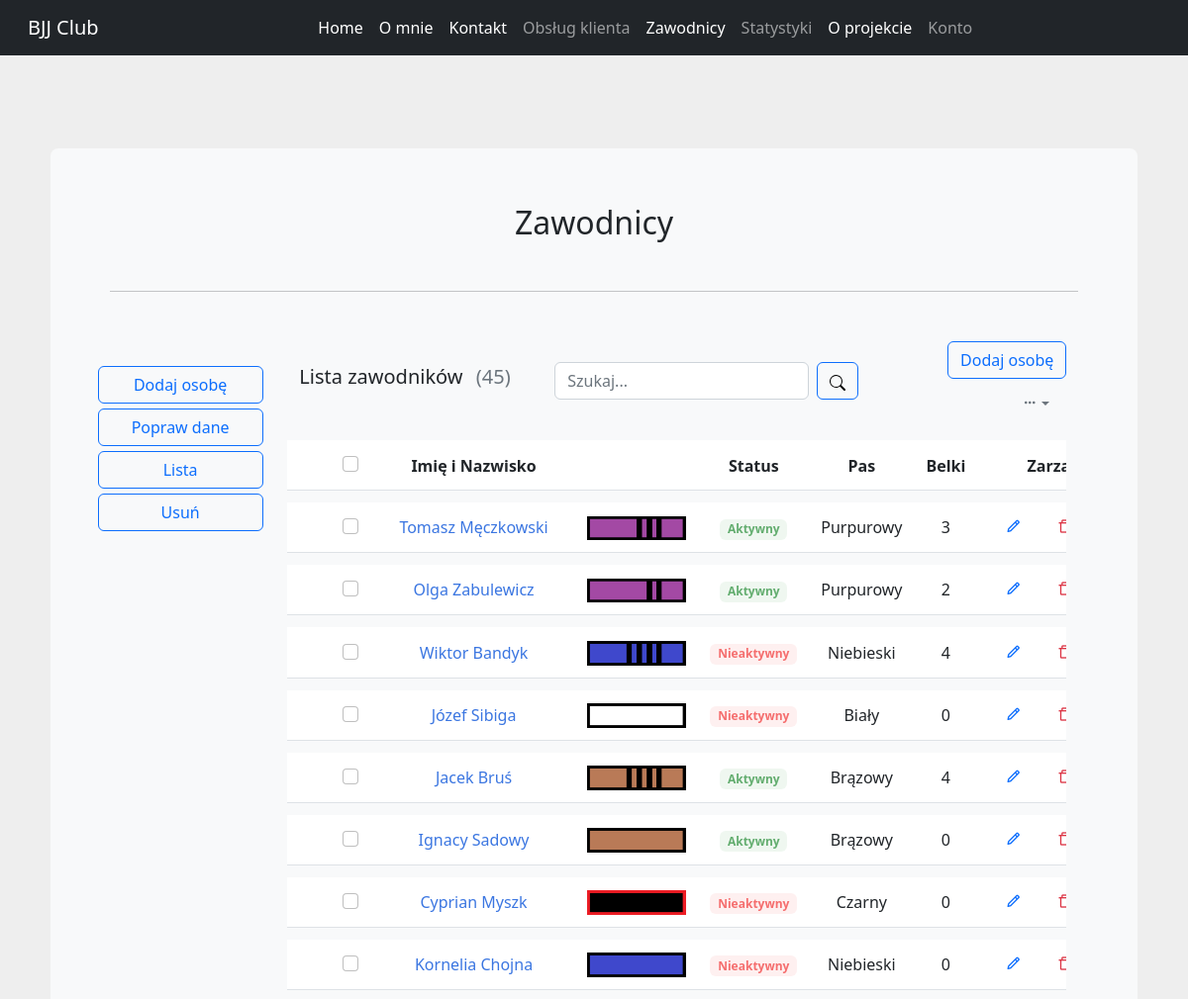
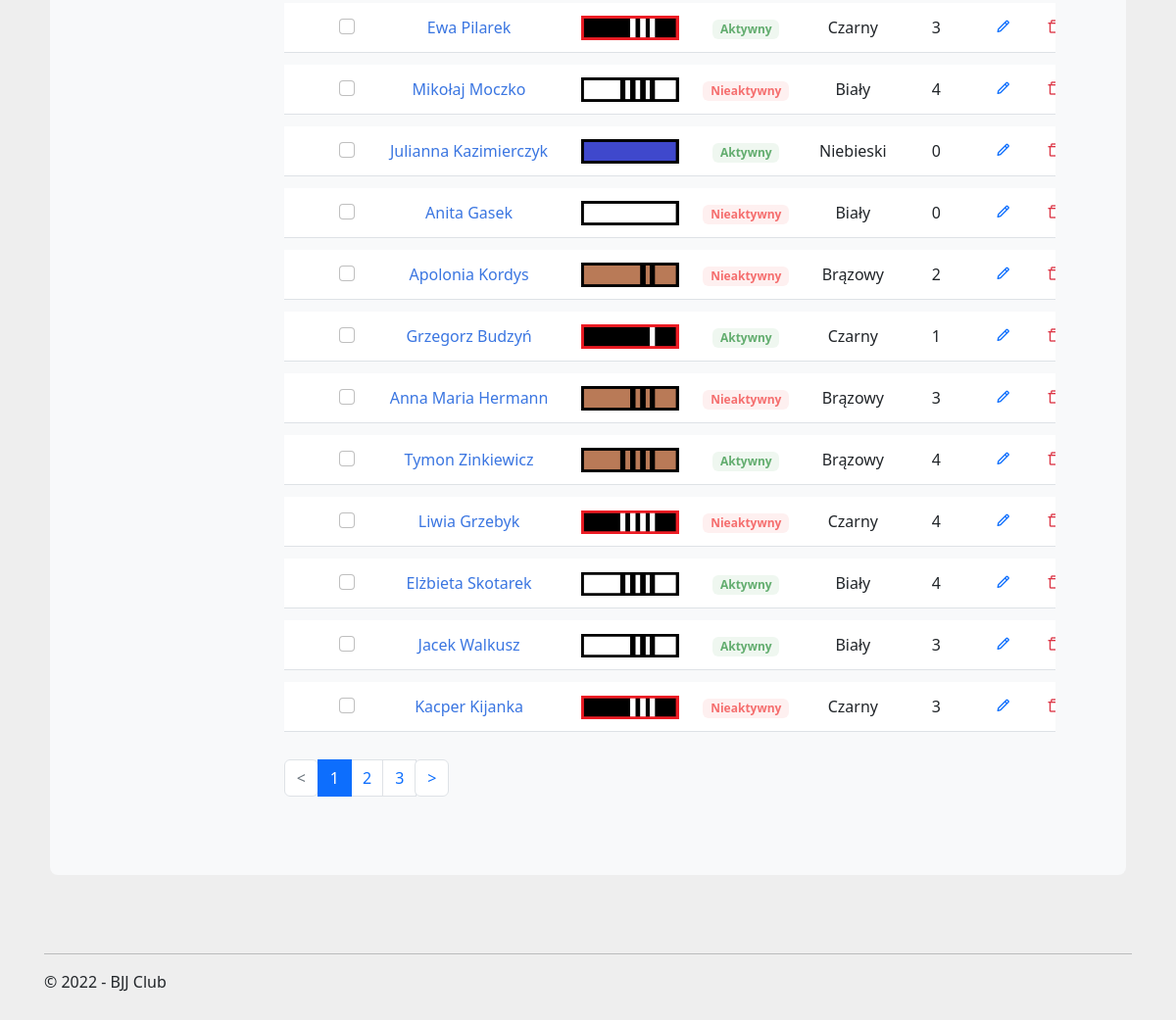
Page /zawodnicy/ on the earlier database version (2 pictures, top to bottom).
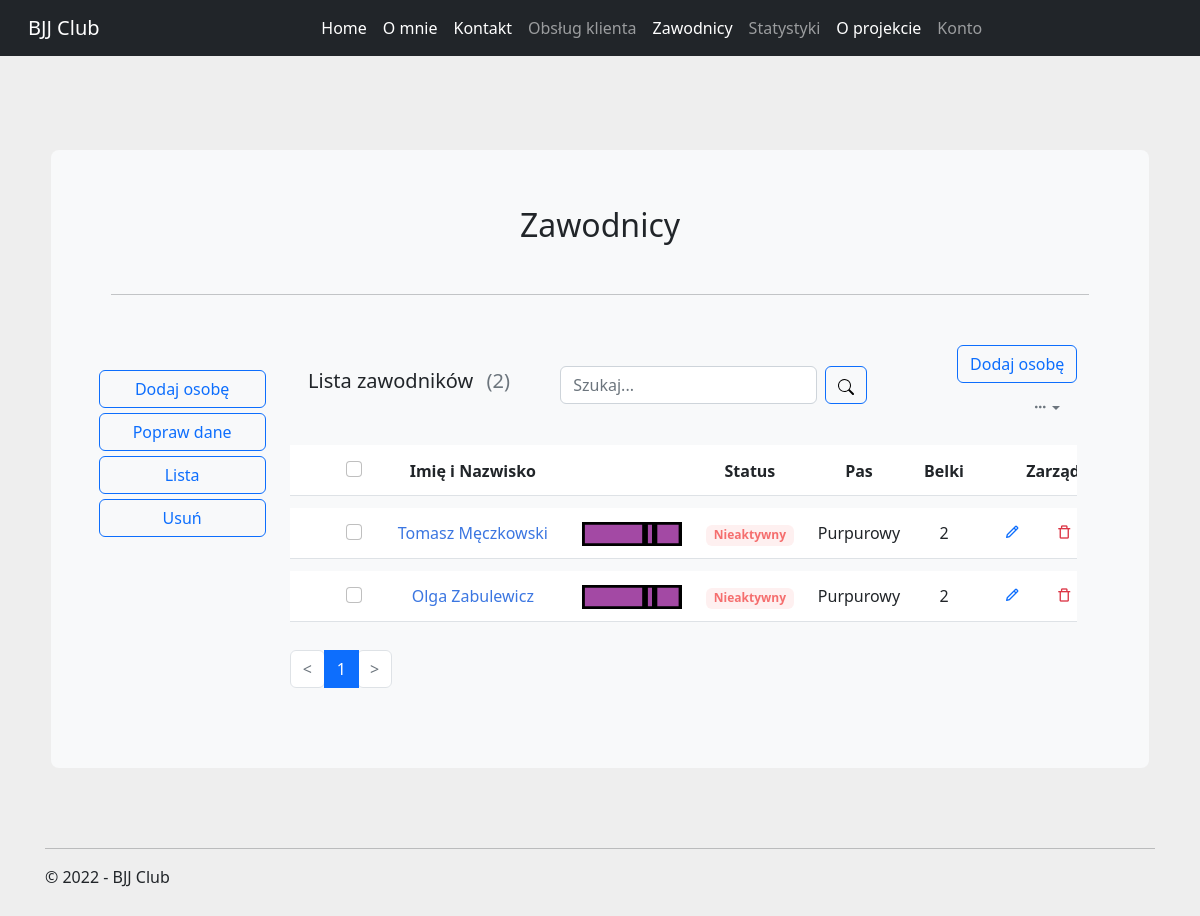
Same page on the later database version.
### players/models.py (models this page shows, shortened)
class Player(models.Model):
    class Belts(models.TextChoices):
        WHITE = "Biały", "Biały"
        BLUE = "Niebieski", "Niebieski"
        PURPLE = "Purpurowy", "Purpurowy"
        BROWN = "Brązowy", "Brązowy"
        BLACK = "Czarny", "Czarny"
    class Stripes(models.TextChoices):
        ZERO = "0", "0"
        ONE = "1", "1"
        TWO = "2", "2"
        THREE = "3", "3"
        FOUR = "4", "4"
    class Gender(models.TextChoices):
        Male = "Mężczyzna", "Mężczyzna"
        Female = "Kobieta", "Kobieta"
    class SubscriptionType(models.TextChoices):
        ONE = "1 Wejście", "1 Wejście"
        FOUR = "4 Wejścia", "4 Wejścia"
        EIGHT = "8 Wejść", "8 Wejść"
        FIFTEEN = "15 Wejść", "15 Wejść"
        OPEN = "OPEN", "OPEN"
        KIDS = "Dzieci i młodzież", "Dzieci i młodzież"
    first_name = models.CharField(max_length=100)
    last_name = models.CharField(max_length=100)
    belt = models.CharField(max_length=30, choices=Belts.choices, default=Belts.WHITE)
    stripe = models.CharField(max_length=1, choices=Stripes.choices, default=Stripes.ZERO)
    gender = models.CharField(max_length=10, choices=Gender.choices, default=Gender.Male, blank=True)
    birth_date = models.DateField(blank=True, null=True)
    first_training = models.DateField(blank=True, null=True)
    last_training = models.DateField(blank=True, null=True)
    created = models.DateTimeField(auto_now_add=True)
    modified = models.DateTimeField(auto_now=True)
    email = models.EmailField(null=True, blank=True)
    active = models.BooleanField(default=False)
    subscription_type = models.CharField(max_length=30, choices=SubscriptionType.choices, default=SubscriptionType.ONE,
                                         blank=True)
    phone_number = models.CharField(max_length=20, blank=True)
    class Meta:
        ordering = ['id']

### players/views.py (the view, shortened to what this page needs)
# urls.py: path("", players, name="players_list"),
def players(request):
    players = Player.objects.all()
    first_names = []
    last_names = []
    for i in players:
        first_names.append(i.first_name)
        last_names.append(i.last_name)
    players = Paginator(players, 20)
    count_players = players.count
    current_page = request.GET.get('page')
    players = players.get_page(current_page)
    context = {"count_players": count_players,
               "players": players,
               }
    return render(request, "players_list.html", context)

### players/templatetags/extras.py (called while the page is built)
@register.simple_tag
def belt_png(belt, stripe):
    belts = {"Biały": 1,
             "Niebieski": 2,
             "Purpurowy": 3,
             "Brązowy": 4,
             "Czarny": 5}
    belt_index = belts[belt]
    result = f"/static/images/belts/{belt_index}.{stripe}.{belt}.png"
    return result

### players/templates/players_list.html (shortened to what this page needs)
{% extends "inner_layout.html" %}
{% block body %}
{% load static %}
<link rel="stylesheet" href="https://cdnjs.cloudflare.com/ajax/libs/boxicons/2.1.0/css/boxicons.min.css" />
<link rel="stylesheet" href="https://cdnjs.cloudflare.com/ajax/libs/MaterialDesign-Webfont/5.3.45/css/materialdesignicons.css" />
<link rel="stylesheet" type="text/css" href="{% static 'css/players/player_list_1.css' %}" />
<link rel="stylesheet" type="text/css" href="{% static 'css/players/player_list_2.css' %}" />
<div class="container">
    <div class="row align-items-center">
        <div class="col-md-4">
            <div class="mb-3">
                <h5 class="card-title">Lista zawodników <span class="text-muted fw-normal ms-2">({{ count_players }})</span></h5>
            </div>
        </div>
        <div class="col-md-5">
            <div class="mb-2">
                <form class="row g-2" method="POST">
                    <div class="col-auto">
                        <input class="form-control" list="datalistOptions" id="searchbar" name="searchbar" placeholder="Szukaj..." aria-label="">
                    </div>
                    <div class="col-auto">
                        <button type="submit" class="btn btn-outline-primary">
                            <img src="{% static 'images/search.svg' %}" alt="">
                        </button>
                    </div>
                </form>
            </div>
        </div>
        <div class="col-md-3">
            <div class="d-flex flex-wrap align-items-center justify-content-end gap-2 mb-2">
                <div>
                    <a href="{% url 'players:players_add' %}" class="btn btn-outline-primary">Dodaj osobę</a>
                </div>
                <div class="dropdown">
                    <a class="btn btn-link text-muted py-1 font-size-16 shadow-none dropdown-toggle" href="#" role="button" data-bs-toggle="dropdown" aria-expanded="false"><i class="bx bx-dots-horizontal-rounded"></i></a>
                </div>
            </div>
        </div>
    </div>
    <div class="row">
        <div class="col-lg-12">
            <div class="">
                <div class="table-responsive">
                    <table class="table project-list-table table-nowrap align-middle table-borderless">
                        <thead>
                            <tr>
                                <th scope="col" class="ps-4" style="width: 50px;">
                                    <div class="form-check font-size-16"><input type="checkbox" class="form-check-input" id="contacusercheck" /><label class="form-check-label" for="contacusercheck"></label></div>
                                </th>
                                <th scope="col">Imię i Nazwisko</th>
                                <th scope="col"></th>
                                <th scope="col">Status</th>
                                <th scope="col">Pas</th>
                                <th scope="col">Belki</th>
                                <th scope="col" style="width: 200px;">Zarządzaj</th>
                            </tr>
                        </thead>
                        <tbody>
                        {% load extras %}
                        {% for player in players %}
                        <tr>
                            <th scope="row" class="ps-4">
                                <div class="form-check font-size-16"><input type="checkbox" class="form-check-input" id="contacusercheck0" /><label class="form-check-label" for="contacusercheck0"></label></div>
                            </th>
                            <td>
                                <a href="{% url 'players:player_profile' player.id %}" class="link_custom">{{player.first_name}}  {{player.last_name}}</a>
                            </td>
                            <td><img src="{% belt_png player.belt player.stripe %}" alt="" style="width: 100px; margin-left: 10px;"/></td>
                            {% if player.active %}
                            <td><span class="badge badge-soft-success mb-0">Aktywny</span></td>
                            {% else %}
                            <td><span class="badge badge-soft-danger mb-0">Nieaktywny</span></td>
                            {% endif %}
                            <td>{{player.belt}}</td>
                            <td>{{player.stripe}}</td>
                            <td>
                                <ul class="list-inline mb-0">
                                    <li class="list-inline-item">
                                        <a href="javascript:void(0);" data-bs-toggle="tooltip" data-bs-placement="top" title="Edit" class="px-2 text-primary"><i class="bx bx-pencil font-size-18"></i></a>
                                    </li>
                                    <li class="list-inline-item">
                                        <a href="javascript:void(0);" data-bs-toggle="tooltip" data-bs-placement="top" title="Delete" class="px-2 text-danger"><i class="bx bx-trash-alt font-size-18"></i></a>
                                    </li>
                                </ul>
                            </td>
                        </tr>
                        {% endfor %}
                        </tbody>
                    </table>
                </div>
            </div>
        </div>
    </div>
    <div class="row g-0 align-items-center pb-4">
        <div class="col-sm-12">
                <nav aria-label="Page navigation">
                    <ul class="pagination mb-sm-0">
                    {% if players.has_previous %}
                        <li class="page-item">
                        <a class="page-link" href="?page={{ players.previous_page_number }}"> < </a>
                        </li>
                    {% else %}
                        <li class="page-item disabled">
                        <a class="page-link" href="#" tabindex="-1" aria-disabled="True"> < </a>
                        </li>
                    {% endif %}
                    {% for i in players.paginator.page_range %}
                    {% if players.number == i %}
                        <li class="page-item active" aria-current="page">
                            <span class="page-link">
                            {{ i }}
                            </span>
                        </li>
                    {% else %}
                        <li class="page-item"><a class="page-link" href="?page={{ i }}">{{ i }}</a></li>
                    {% endif %}
                    {% endfor %}
                    {% if players.has_next %}
                        <li class="page-item">
                        <a class="page-link" href="?page={{ players.next_page_number }}"> > </a>
                        </li>
                    {% else %}
                            <li class="page-item disabled">
                            <a class="page-link" href="#" tabindex="-1" aria-disabled="True"> > </a>
                            </li>
                    {% endif %}
                    </ul>
                </nav>
        </div>
</div>
</div>
{% endblock %}

### players/templates/inner_layout.html
{% extends "layout.html" %}
{% block content %}
{% load static %}
<div class="p-5 mb-4 bg-light rounded-3" style="margin: auto; width: 99%;">
    <div class="container-fluid py-2" style="text-align: center;">
        <h2 style="margin-bottom: 50px;">Zawodnicy</h2>
        <hr style="margin-bottom: 50px;">
        <div class="row">
            <div class="col-sm-2" style="margin-top: 25px;">
                <div class="row" style="margin-bottom: 5px">
                    <a href="{% url 'players:players_add' %}" class="btn btn-outline-primary">Dodaj osobę</a>
                </div>
                <div class="row" style="margin-bottom: 5px">
                    <a href="#" class="btn btn-outline-primary">Popraw dane</a>
                </div>
                <div class="row" style="margin-bottom: 5px">
                    <a href="{% url 'players:players_list' %}" class="btn btn-outline-primary">Lista</a>
                </div>
                <div class="row" style="margin-bottom: 5px">
                    <a href="#" class="btn btn-outline-primary">Usuń</a>
                </div>
            </div>
            <div class="col-sm-10">
                {% block body %}{% endblock %}
            </div>
        </div>
    </div>
</div>
{% endblock %}

### main/templates/layout.html (shortened to what this page needs)
<!DOCTYPE html>
<html lang="pl">
<head>
  {% load static %}
  <link rel="stylesheet" type="text/css" href="{% static 'css/bootstrap.css' %}"/>
  <link rel="stylesheet" type="text/css" href="{% static 'css/bootstrap.rtl.css' %}"/>
  <link rel="stylesheet" type="text/css" href="{% static 'css/site.css' %}"/>
  <link rel="stylesheet" type="text/css" href="{% static 'css/custom.css' %}"/>
</head>
<body>
    <div>
        <nav class="navbar navbar-expand-lg fixed-top navbar-dark bg-dark">
            <div class="container-fluid">
                <a class="navbar-brand" href="{% url 'main:index' %}">BJJ Club</a>
                <div class="collapse navbar-collapse" id="navbarSupportedContent">
                    <ul class="navbar-nav me-auto mb-2 mb-lg-0">
                        <li class="nav-item">
                            <a class="nav-link active" aria-current="page" href="{% url 'main:index' %}">Home</a>
                        </li>
                        <li class="nav-item">
                            <a class="nav-link active" aria-current="page" href="{% url 'main:about' %}">O mnie</a>
                        </li>
                        <li class="nav-item">
                            <a class="nav-link active" aria-current="page" href="{% url 'main:contact' %}">Kontakt</a>
                        </li>
                        <li class="nav-item">
                            <a class="nav-link disable" aria-disabled="true" aria-current="page" href="#">Obsług klienta</a>
                        </li>
                        <li class="nav-item">
                            <a class="nav-link active" aria-current="page" href="{% url 'players:players_list' %}">Zawodnicy</a>
                        </li>
                        <li class="nav-item">
                            <a class="nav-link disable" aria-disabled="true" aria-current="page" href="#">Statystyki</a>
                        </li>
                        <li class="nav-item">
                            <a class="nav-link active" aria-current="page" href="{% url 'main:about_project' %}">O projekcie</a>
                        </li>
                        <li class="nav-item">
                            <a class="nav-link disable" aria-disabled="true" aria-current="page" href="#">Konto</a>
                        </li>
                    </ul>
                </div>
            </div>
        </nav>
    </div>
    <div class="container body-content" style="margin-top: 80px;">
        {% block content %}{% endblock %}
        <hr style="margin-top: 80px;" />
        <footer>
            <p>&copy; 2022 - BJJ Club</p>
        </footer>
    </div>
</body>
</html>

### main/static/css/site.css (style rules this page uses)
body { padding-top: 50px; padding-bottom: 20px; }
.body-content { padding-left: 15px; padding-right: 15px; }
input, select, textarea { max-width: 280px; }

### main/static/css/players/player_list_1.css (style rules this page uses)
body { margin-top:20px; background-color:#eee; }
.project-list-table { border-collapse: separate; border-spacing: 0 12px }
.project-list-table tr { background-color: #fff }
.table-nowrap td, .table-nowrap th { white-space: nowrap; }
.table-borderless>:not(caption)>*>* { border-bottom-width: 0; }
.table>:not(caption)>*>* { padding: 0.75rem 0.75rem; background-color: var(--bs-table-bg); border-bottom-width: 1px; box-shadow: inset 0 0 0 9999px var(--bs-table-accent-bg); }
img, svg { vertical-align: middle; }
a { color: #3b76e1; text-decoration: none; }
.badge-soft-danger { color: #f56e6e !important; background-color: rgba(245,110,110,.1); }

### main/static/css/players/player_list_2.css (style rules this page uses)
a.link_custom { text-decoration: none; }

Differences in the rows shown:
removed Player: first_name "Wiktor", last_name "Bandyk", belt+stripe (picture), active "Nieaktywny", belt "Niebieski", stripe "4"
removed Player: first_name "Józef", last_name "Sibiga", belt+stripe (picture), active "Nieaktywny", belt "Biały", stripe "0"
removed Player: first_name "Jacek", last_name "Bruś", belt+stripe (picture), active "Aktywny", belt "Brązowy", stripe "4"
removed Player: first_name "Ignacy", last_name "Sadowy", belt+stripe (picture), active "Aktywny", belt "Brązowy", stripe "0"
removed Player: first_name "Cyprian", last_name "Myszk", belt+stripe (picture), active "Nieaktywny", belt "Czarny", stripe "0"
removed Player: first_name "Kornelia", last_name "Chojna", belt+stripe (picture), active "Nieaktywny", belt "Niebieski", stripe "0"
removed Player: first_name "Ewa", last_name "Pilarek", belt+stripe (picture), active "Aktywny", belt "Czarny", stripe "3"
removed Player: first_name "Mikołaj", last_name "Moczko", belt+stripe (picture), active "Nieaktywny", belt "Biały", stripe "4"
removed Player: first_name "Julianna", last_name "Kazimierczyk", belt+stripe (picture), active "Aktywny", belt "Niebieski", stripe "0"
removed Player: first_name "Anita", last_name "Gasek", belt+stripe (picture), active "Nieaktywny", belt "Biały", stripe "0"
removed Player: first_name "Apolonia", last_name "Kordys", belt+stripe (picture), active "Nieaktywny", belt "Brązowy", stripe "2"
removed Player: first_name "Grzegorz", last_name "Budzyń", belt+stripe (picture), active "Aktywny", belt "Czarny", stripe "1"
removed Player: first_name "Anna Maria", last_name "Hermann", belt+stripe (picture), active "Nieaktywny", belt "Brązowy", stripe "3"
removed Player: first_name "Tymon", last_name "Zinkiewicz", belt+stripe (picture), active "Aktywny", belt "Brązowy", stripe "4"
removed Player: first_name "Liwia", last_name "Grzebyk", belt+stripe (picture), active "Nieaktywny", belt "Czarny", stripe "4"
removed Player: first_name "Elżbieta", last_name "Skotarek", belt+stripe (picture), active "Aktywny", belt "Biały", stripe "4"
removed Player: first_name "Jacek", last_name "Walkusz", belt+stripe (picture), active "Aktywny", belt "Biały", stripe "3"
removed Player: first_name "Kacper", last_name "Kijanka", belt+stripe (picture), active "Nieaktywny", belt "Czarny", stripe "3"
changed Player "Tomasz": belt+stripe: a different picture; stripe "3" → "2"; active "Aktywny" → "Nieaktywny"
changed Player "Olga": active "Aktywny" → "Nieaktywny"
Other differences:
{{ count_players }}: "45" → "2"
list line gone: "2"
list line gone: "3"
